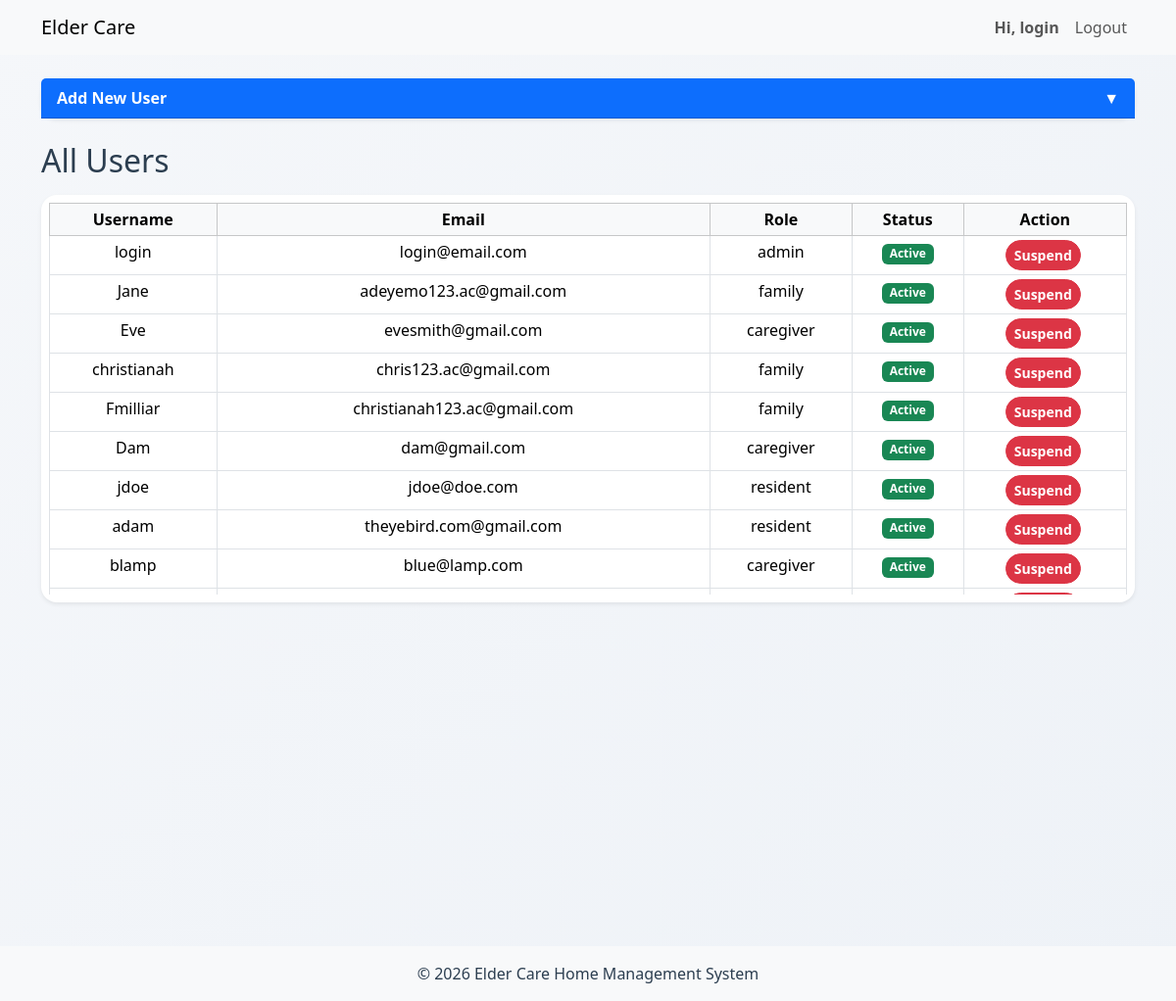
The app's page /admin/manage_users.php (signed in), older data.
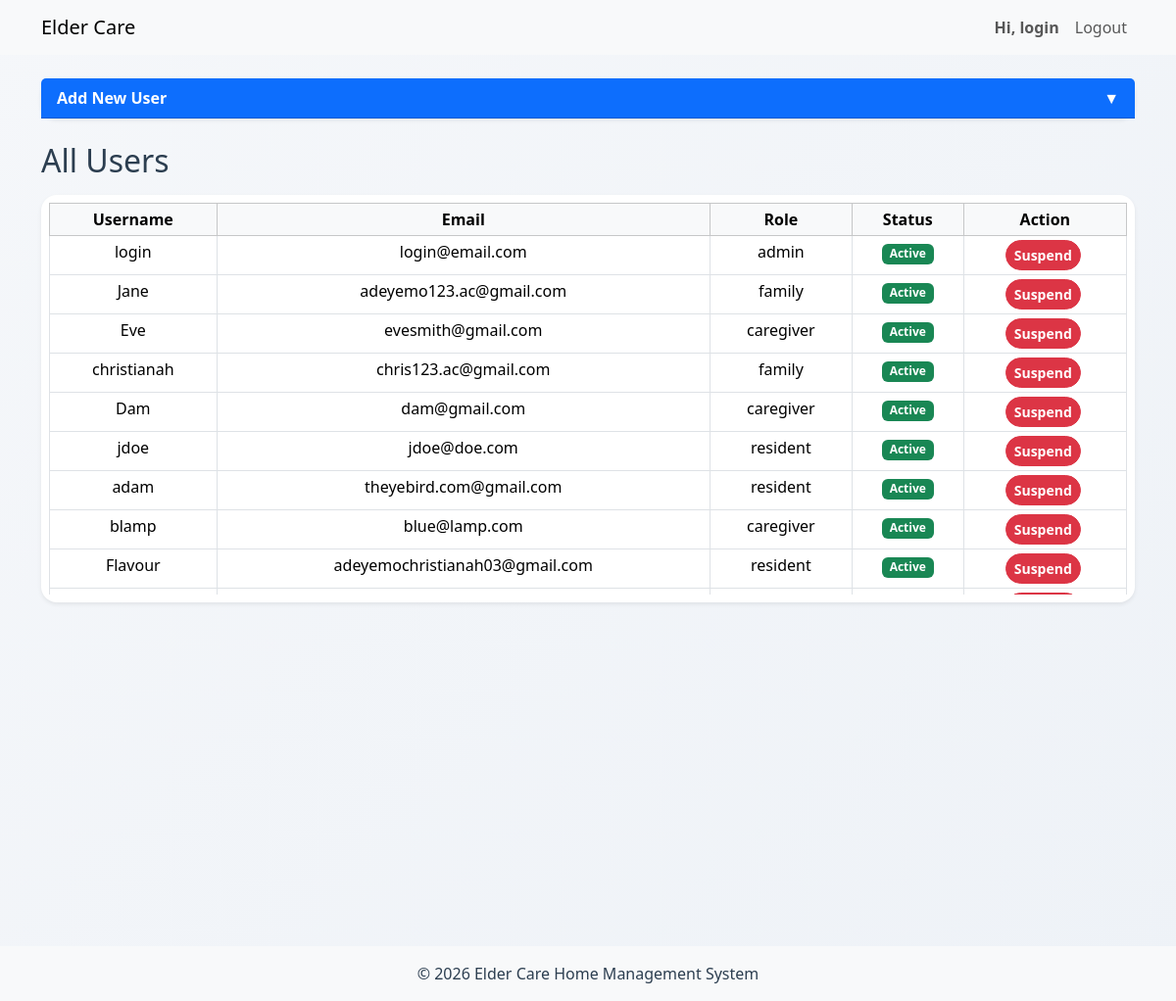
The same page, newer data.
### tables this page shows
CREATE TABLE `users` (
  `user_id` int(11) NOT NULL,
  `username` varchar(20) NOT NULL,
  `email` text NOT NULL,
  `password_hash` text NOT NULL,
  `role` enum('admin','family','caregiver','resident') NOT NULL DEFAULT 'family',
  `is_verified` tinyint(4) UNSIGNED NOT NULL DEFAULT 0,
  `created_at` timestamp NOT NULL DEFAULT current_timestamp()
);

### admin/manage_users.php (the view, shortened to what this page needs)
<?php
include '../includes/header.php';
$stmt = $conn->query("
SELECT u.user_id,u.username,u.email,u.role,COALESCE(us.status,'active') as status
FROM users u
LEFT JOIN user_status us ON u.user_id=us.user_id
");
$users = $stmt->fetchAll();
?>
<div class="container py-4">
<div class="card shadow-sm mb-4">
<div class="card-header d-flex justify-content-between align-items-center bg-primary text-white" style="cursor:pointer;" id="addUserHeader">
    <strong>Add New User</strong>
    <span id="toggleIcon" style="transition: transform 0.3s;">▼</span>
</div>
</div>
<h2 class="mb-3">All Users</h2>
<div class="card shadow-sm p-2">
<div style="max-height:400px; overflow-y:auto;">
<table class="table table-bordered text-center table-sm mb-0">
<thead class="table-light sticky-top">
<tr>
<th>Username</th>
<th>Email</th>
<th>Role</th>
<th>Status</th>
<th>Action</th>
</tr>
</thead>
<tbody>
<?php foreach($users as $u): ?>
<tr class="<?= $u['status']==='suspended'?'table-secondary':'' ?>">
<td><?= htmlspecialchars($u['username']) ?></td>
<td><?= htmlspecialchars($u['email']) ?></td>
<td><?= htmlspecialchars($u['role']) ?></td>
<td><span class="badge <?= $u['status']==='active'?'bg-success':'bg-danger' ?>"><?= ucfirst($u['status']) ?></span></td>
<td>
<form method="POST" style="display:inline-block;">
<button type="submit" name="toggle_status" class="btn btn-sm <?= $u['status']==='active'?'btn-danger':'btn-success' ?>"><?= $u['status']==='active'?'Suspend':'Unsuspend' ?></button>
</form>
</td>
</tr>
<?php endforeach; ?>
</tbody>
</table>
</div>
</div>
<?php include '../includes/footer.php'; ?>

### includes/header.php (shortened to what this page needs)
<?php
$username = $_SESSION['username'] ?? '';
?>
<!doctype html>
<html lang="en">
  <head>
    <link href="https://cdn.jsdelivr.net/npm/bootstrap@5.3.8/dist/css/bootstrap.min.css" rel="stylesheet">
    <link rel="stylesheet" href="https://cdn.jsdelivr.net/npm/bootstrap-icons@1.11.1/font/bootstrap-icons.css">
    <link rel="stylesheet" href="<?= BASE_URL ?>assets/css/global.css">
    <?php if (isset($_SESSION['role'])): ?>
        <?php if ($_SESSION['role'] === 'admin'): ?>
            <link rel="stylesheet" href="<?= BASE_URL ?>assets/css/admin.css">
        <?php elseif ($_SESSION['role'] === 'family'): ?>
            <link rel="stylesheet" href="<?= BASE_URL ?>assets/css/family.css">
        <?php elseif ($_SESSION['role'] === 'resident'): ?>
            <link rel="stylesheet" href="<?= BASE_URL ?>assets/css/resident.css">
        <?php elseif ($_SESSION['role'] === 'caregiver'): ?>
            <link rel="stylesheet" href="<?= BASE_URL ?>assets/css/caregiver.css">
        <?php endif; ?>
    <?php endif; ?>
  </head>
 <body class="d-flex flex-column min-vh-100">
    <nav class="navbar navbar-expand-lg navbar-light bg-light">
    <div class="container">
        <a class="navbar-brand" href="<?= BASE_URL ?>">Elder Care</a>
        <div class="collapse navbar-collapse" id="navbarNav">
            <ul class="navbar-nav ms-auto">
                <?php if (isset($_SESSION['user_id'])): ?>
                    <li class="nav-item">
                        <a style="font-weight: bold;" class="nav-link">Hi, <?php echo htmlspecialchars($username); ?></a>
                    </li>
                    <li class="nav-item">
                        <a class="nav-link"  href="<?= BASE_URL ?>logout.php">Logout</a>
                    </li>
                <?php endif; ?>
            </ul>
        </div>
    </nav>
    <main class="flex-fill">

### includes/footer.php (shortened to what this page needs)
</main>
<footer class="bg-light text-center py-3 mt-5">
    <div class="container">
        <p class="mb-0">&copy; 2026 Elder Care Home Management System</p>
    </div>
</footer>
</body>
</html>

### assets/css/global.css (style rules this page uses)
body { background: linear-gradient(135deg, #f5f7fa, #eef2f7); font-family: "Segoe UI", Tahoma, sans-serif; color: #2c3e50; }
* { transition: all 0.2s ease; }
.card { border: none; border-radius: 16px; box-shadow: 0 10px 25px rgba(0, 0, 0, 0.06); }
.btn { border-radius: 25px !important; font-weight: 600; }

Row changes from the older to the newer data that the page shows:
removed users: username "Fmilliar", email "christianah123.ac@gmail.com", role "family", status "Active", shows "Suspend"
now on this page (row unchanged): users: username "Flavour", email "adeyemochristianah03@gmail.com", role "resident", status "Active", shows "Suspend"
